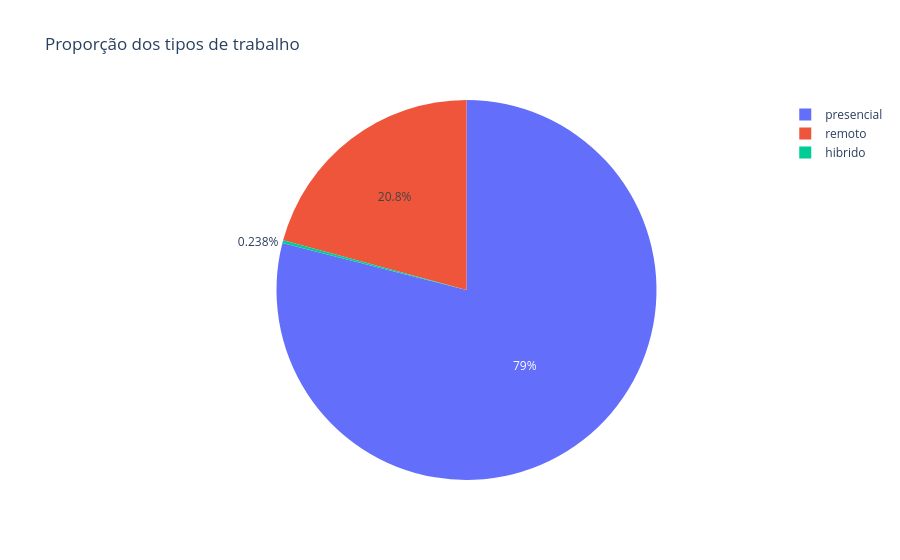

Write notebook code for a chart like this one.
### Code cell
remoto_contagem = df_limpo['remoto'].value_counts().reset_index()
remoto_contagem.columns = ['tipo_trabalho', 'quantidade']

fig = px.pie(remoto_contagem,
             names='tipo_trabalho',
             values='quantidade',
             title='Proporção dos tipos de trabalho'

          )

fig.show()

### Figure 1 — Plotly figure (JSON) as saved in the notebook; plotly's stock layout.template omitted (floating-point values rounded to 4 significant figures)
{"data": [{"domain": {"x": [0, 1], "y": [0, 1]}, "hovertemplate": "tipo_trabalho=%{label}<br>quantidade=%{value}<extra></extra>", "labels": ["presencial", "remoto", "hibrido"], "legendgroup": "", "name": "", "showlegend": true, "type": "pie", "values": [105305, 27716, 318]}], "layout": {"legend": {"tracegroupgap": 0}, "title": {"text": "Proporção dos tipos de trabalho"}}}
